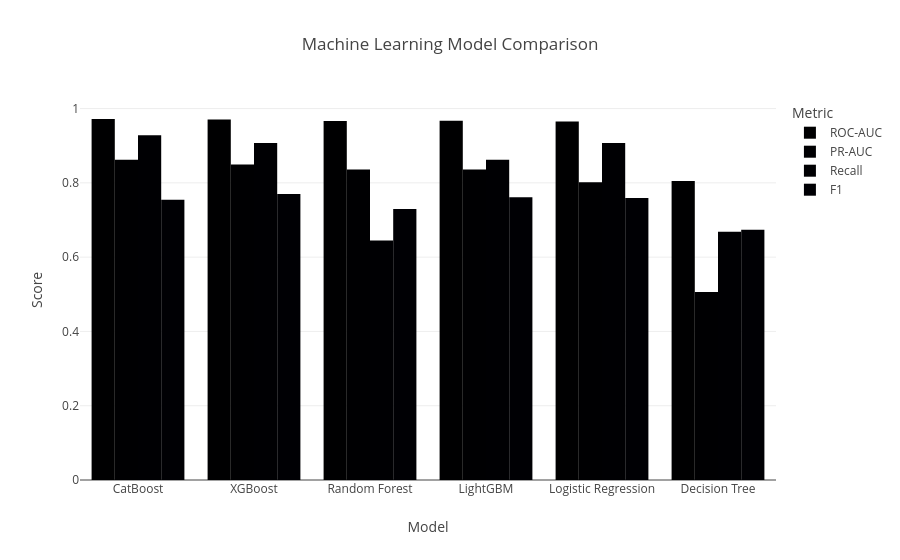

Notebook code for this chart:
### Code cell
# plot model compretion
plot_df = results_df.melt(
    id_vars="Model",
    value_vars=[
        "ROC-AUC",
        "PR-AUC",
        "Recall",
        "F1"
    ],
    var_name="Metric",
    value_name="Score"
)

fig = px.bar(
    plot_df,
    x="Model",
    y="Score",
    color="Metric",
    barmode="group",
    title="Machine Learning Model Comparison"
)

fig.show()

### Figure 1 — Plotly figure (JSON) as saved in the notebook; plotly's stock layout.template omitted (floating-point values rounded to 4 significant figures)
{"data": [{"alignmentgroup": "True", "hovertemplate": "Metric=ROC-AUC<br>Model=%{x}<br>Score=%{y}<extra></extra>", "legendgroup": "ROC-AUC", "marker": {"color": "#000001", "pattern": {"shape": ""}}, "name": "ROC-AUC", "offsetgroup": "ROC-AUC", "orientation": "v", "showlegend": true, "textposition": "auto", "type": "bar", "x": ["CatBoost", "XGBoost", "Random Forest", "LightGBM", "Logistic Regression", "Decision Tree"], "xaxis": "x", "y": [0.9719, 0.9703, 0.9662, 0.9673, 0.9651, 0.8048], "yaxis": "y"}, {"alignmentgroup": "True", "hovertemplate": "Metric=PR-AUC<br>Model=%{x}<br>Score=%{y}<extra></extra>", "legendgroup": "PR-AUC", "marker": {"color": "#000002", "pattern": {"shape": ""}}, "name": "PR-AUC", "offsetgroup": "PR-AUC", "orientation": "v", "showlegend": true, "textposition": "auto", "type": "bar", "x": ["CatBoost", "XGBoost", "Random Forest", "LightGBM", "Logistic Regression", "Decision Tree"], "xaxis": "x", "y": [0.862, 0.8492, 0.8358, 0.8357, 0.8015, 0.5061], "yaxis": "y"}, {"alignmentgroup": "True", "hovertemplate": "Metric=Recall<br>Model=%{x}<br>Score=%{y}<extra></extra>", "legendgroup": "Recall", "marker": {"color": "#000003", "pattern": {"shape": ""}}, "name": "Recall", "offsetgroup": "Recall", "orientation": "v", "showlegend": true, "textposition": "auto", "type": "bar", "x": ["CatBoost", "XGBoost", "Random Forest", "LightGBM", "Logistic Regression", "Decision Tree"], "xaxis": "x", "y": [0.9284, 0.9072, 0.6446, 0.8621, 0.9072, 0.6684], "yaxis": "y"}, {"alignmentgroup": "True", "hovertemplate": "Metric=F1<br>Model=%{x}<br>Score=%{y}<extra></extra>", "legendgroup": "F1", "marker": {"color": "#000004", "pattern": {"shape": ""}}, "name": "F1", "offsetgroup": "F1", "orientation": "v", "showlegend": true, "textposition": "auto", "type": "bar", "x": ["CatBoost", "XGBoost", "Random Forest", "LightGBM", "Logistic Regression", "Decision Tree"], "xaxis": "x", "y": [0.7543, 0.7703, 0.7297, 0.7611, 0.7592, 0.6738], "yaxis": "y"}], "layout": {"barmode": "group", "legend": {"title": {"text": "Metric"}, "tracegroupgap": 0}, "title": {"text": "Machine Learning Model Comparison"}, "xaxis": {"anchor": "y", "domain": [0, 1], "title": {"text": "Model"}}, "yaxis": {"anchor": "x", "domain": [0, 1], "title": {"text": "Score"}}}}
